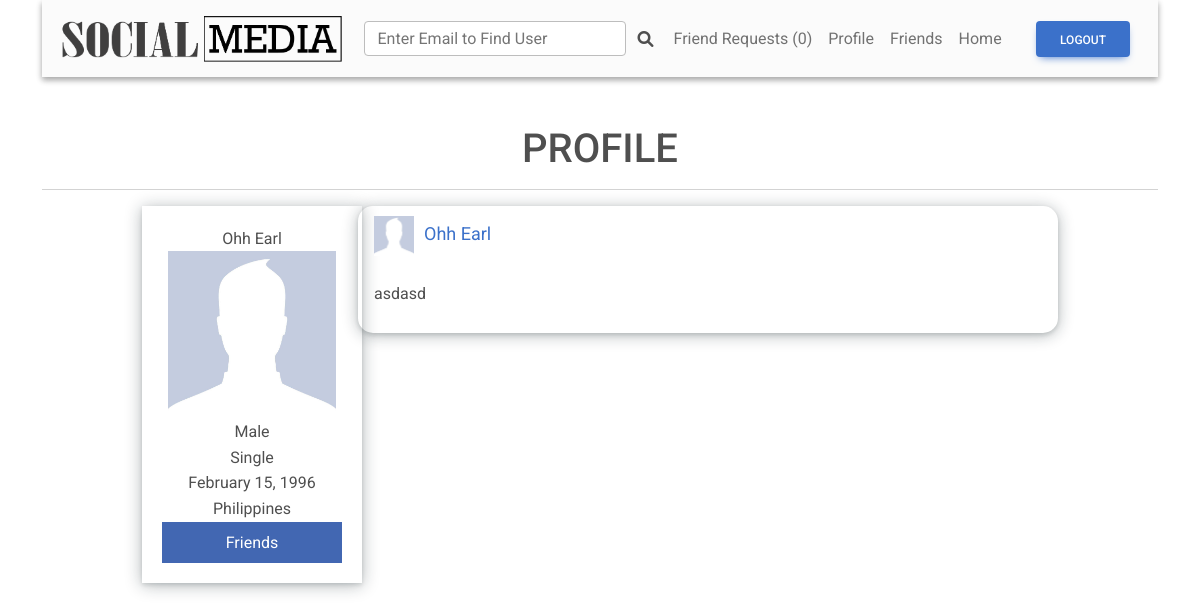
The app's page /profile.php?id=2 (signed in) with its own data.
### tables this page shows
CREATE TABLE `posts` (
  `post_id` int(11) NOT NULL,
  `post_caption` text NOT NULL,
  `post_time` timestamp NOT NULL DEFAULT current_timestamp() ON UPDATE current_timestamp(),
  `post_public` char(1) NOT NULL,
  `post_by` int(11) NOT NULL
);

CREATE TABLE `users` (
  `user_id` int(11) NOT NULL,
  `user_firstname` varchar(20) NOT NULL,
  `user_lastname` varchar(20) NOT NULL,
  `user_nickname` varchar(20) DEFAULT NULL,
  `user_password` varchar(255) NOT NULL,
  `user_email` varchar(255) NOT NULL,
  `user_gender` char(1) NOT NULL,
  `user_birthdate` date NOT NULL,
  `user_status` char(1) DEFAULT NULL,
  `user_about` text DEFAULT NULL,
  `user_hometown` varchar(255) DEFAULT NULL
);

### includes/post.php (the view, shortened to what this page needs)
<?php
echo '<div class="post">';
echo '<div>';
include 'profile_picture.php';
echo '<a class="profilelink" href="profile.php?id=' . $row['user_id'] . '">' . $row['user_firstname'] . ' ' . $row['user_lastname'] . '<a>';
echo '</div>';
echo '<br>';
echo '<p class="caption">' . $row['post_caption'] . '</p>';
echo '</div>';

### profile.php (shortened to what this page needs)
<?php
$conn = connect();
?>
<?php
if (isset($_GET['id']) && $_GET['id'] != $_SESSION['user_id']) {
    $current_id = $_GET['id'];
    $flag = 1;
} else {
    $current_id = $_SESSION['user_id'];
    $flag = 0;
}
?>
<!DOCTYPE html>
<html>
<head>
    <link rel="stylesheet" type="text/css" href="resources/css/main.css">
</head>
<body>
    <div class="container">
        <?php include 'includes/navbar.php'; ?>
        <h1 class="mt-5"> PROFILE</h1>
        <hr>
        <?php
        if ($flag == 0) {
            $postsql = "SELECT posts.post_caption, posts.post_time, users.user_firstname, users.user_lastname,
                                posts.post_public, users.user_id, users.user_gender, users.user_nickname,
                                users.user_birthdate, users.user_hometown, users.user_status, users.user_about,
                                posts.post_id
                        FROM posts
                        JOIN users
                        ON users.user_id = posts.post_by
                        WHERE posts.post_by = $current_id
                        ORDER BY posts.post_time DESC";
            $profilesql = "SELECT users.user_id, users.user_gender, users.user_hometown, users.user_status, users.user_birthdate,
                                 users.user_firstname, users.user_lastname
                          FROM users
                          WHERE users.user_id = $current_id";
            $profilequery = mysqli_query($conn, $profilesql);
        } else {
            $profilesql = "SELECT users.user_id, users.user_gender, users.user_hometown, users.user_status, users.user_birthdate,
                                    users.user_firstname, users.user_lastname, userfriends.friendship_status
                            FROM users
                            LEFT JOIN (
                                SELECT friendship.user1_id AS user_id, friendship.friendship_status
                                FROM friendship
                                WHERE friendship.user1_id = $current_id AND friendship.user2_id = {$_SESSION['user_id']}
                                UNION
                                SELECT friendship.user2_id AS user_id, friendship.friendship_status
                                FROM friendship
                                WHERE friendship.user1_id = {$_SESSION['user_id']} AND friendship.user2_id = $current_id
                            ) userfriends
                            ON userfriends.user_id = users.user_id
                            WHERE users.user_id = $current_id";
            $profilequery = mysqli_query($conn, $profilesql);
            $row = mysqli_fetch_assoc($profilequery);
            mysqli_data_seek($profilequery, 0);
            if (isset($row['friendship_status'])) {
                if ($row['friendship_status'] == 1) {
                    $postsql = "SELECT posts.post_caption, posts.post_time, users.user_firstname, users.user_lastname,
                                        posts.post_public, users.user_id, users.user_gender, users.user_nickname,
                                        users.user_birthdate, users.user_hometown, users.user_status, users.user_about,
                                        posts.post_id
                                FROM posts
                                JOIN users
                                ON users.user_id = posts.post_by
                                WHERE posts.post_by = $current_id
                                ORDER BY posts.post_time DESC";
                } else if ($row['friendship_status'] == 0) {
                    $postsql = "SELECT posts.post_caption, posts.post_time, users.user_firstname, users.user_lastname,
                                        posts.post_public, users.user_id, users.user_gender, users.user_nickname,
                                        users.user_birthdate, users.user_hometown, users.user_status, users.user_about,
                                        posts.post_id
                                FROM posts
                                JOIN users
                                ON users.user_id = posts.post_by
                                WHERE posts.post_by = $current_id AND posts.post_public = 'Y'
                                ORDER BY posts.post_time DESC";
                }
            }
        }
        $postquery = mysqli_query($conn, $postsql);
        if ($postquery) {
            $width = '40px';
            $height = '40px';
            if (mysqli_num_rows($postquery) == 0) {
                if ($flag == 0) {
                    echo '<div class="post">';
                    echo 'You don\'t have any posts yet';
                    echo '</div>';
                } else {
                    echo '<div class="post">';
                    echo 'There is no public posts to show.';
                    echo '</div>';
                }
                include 'includes/profile.php';
            } else {
                while ($row = mysqli_fetch_assoc($postquery)) {
                    include 'includes/post.php';
                }
                include 'includes/profile.php';
        ?>
                <br>
        <?php
            }
        }
        ?>
    </div>
</body>
</html>

### includes/profile_picture.php
<?php
$target = glob("data/images/profiles/" . $row['user_id'] . ".*");
if($target) {
    echo '<img src="' . $target[0] . '" width="' . $width . '" height="' . $height .'">';
} else {
    if($row['user_gender'] == 'M') {
        echo '<img src="data/images/profiles/M.jpg" width="' . $width . '" height="' . $height .'">';
    } else if ($row['user_gender'] == 'F') {
        echo '<img src="data/images/profiles/F.jpg" width="' . $width . '" height="' . $height .'">';
    }
}
?>

### includes/profile.php (shortened to what this page needs)
<?php
echo '<div class="profile">';
echo '<center>';
$row = mysqli_fetch_assoc($profilequery);
if (!empty($row['user_nickname']))
    echo $row['user_firstname'] . ' ' . $row['user_lastname'] . ' (' . $row['user_nickname'] . ')';
else
    echo $row['user_firstname'] . ' ' . $row['user_lastname'];
echo '<br>';
$width = '168px';
$height = '168px';
include 'includes/profile_picture.php';
echo '<br>';
if ($row['user_gender'] == "M")
    echo 'Male';
else if ($row['user_gender'] == "F")
    echo 'Female';
echo '<br>';
if (!empty($row['user_status'])) {
    if ($row['user_status'] == "S")
        echo 'Single';
    else if ($row['user_status'] == "E")
        echo 'Engaged';
    else if ($row['user_status'] == "M")
        echo 'Married';
    echo '<br>';
}
$date = $row['user_birthdate'];
$textualDateOfBirth = date("F j, Y", strtotime($date));
echo $textualDateOfBirth;
if (!empty($row['user_hometown'])) {
    echo '<br>';
    echo $row['user_hometown'];
}
if ($flag == 1) {
    echo '<br>';
    if (isset($row['friendship_status'])) {
        if ($row['friendship_status'] == 1) {
            echo '<form method="post">';
            echo '<input type="submit" value="Friends" disabled="disabled" id="special">';
            echo '</form>';
        } else if ($row['friendship_status'] == 0) {
            echo '<form method="post">';
            echo '<input type="submit" value="Request Pending" disabled="disabled" id="special">';
            echo '</form>';
        }
    } else {
        echo '<form method="post">';
        echo '<input type="submit" value="Send Friend Request" name="request">';
        echo '</form>';
    }
}
echo '</div>';

### resources/css/main.css (style rules this page uses)
body { margin: 0; font-family: Fontin, Arial, Verdana; font-size: 18px; background-color: #e9ebee; }
input { font-family: Fontin, Arial, Verdana; width: 100%; font-size: 18px; padding: 2px; }
.container { margin: 0 auto; width: 1068px; }
.post, .createpost { box-shadow: rgba(14, 30, 37, 0.12) 0px 2px 4px 0px, rgba(14, 30, 37, 0.32) 0px 2px 16px 0px; margin: auto; width: 700px; padding: 10px 16px; overflow: auto; border-radius: 15px; }
h1 { text-align: center; }
a.profilelink { margin-left: 10px; font-size: 18px; }
hr { margin-bottom: 30px; margin-top: 0px; border-color: red; }
input[type=submit] { color: white; cursor: pointer; background-color: #23385f; border: none; padding: 8px; }
.container input[type=submit] { background-color: #4267b2; }
input:disabled { cursor: auto; }

### profile.php (style rules this page uses)
.post { margin-right: 100px; float: right; margin-bottom: 50px; }
.profile { margin-left: 100px; background-color: white; box-shadow: rgba(14, 30, 37, 0.12) 0px 2px 4px 0px, rgba(14, 30, 37, 0.32) 0px 2px 16px 0px; width: 220px; padding: 20px; }

### records on screen
posts: post_by.user_firstname "Ohh", post_by.user_lastname "Earl", post_caption "asdasd"
users: user_lastname "Earl", user_birthdate "February 15, 1996", user_hometown "Philippines"

### other values on screen
$row['count'] "0"
